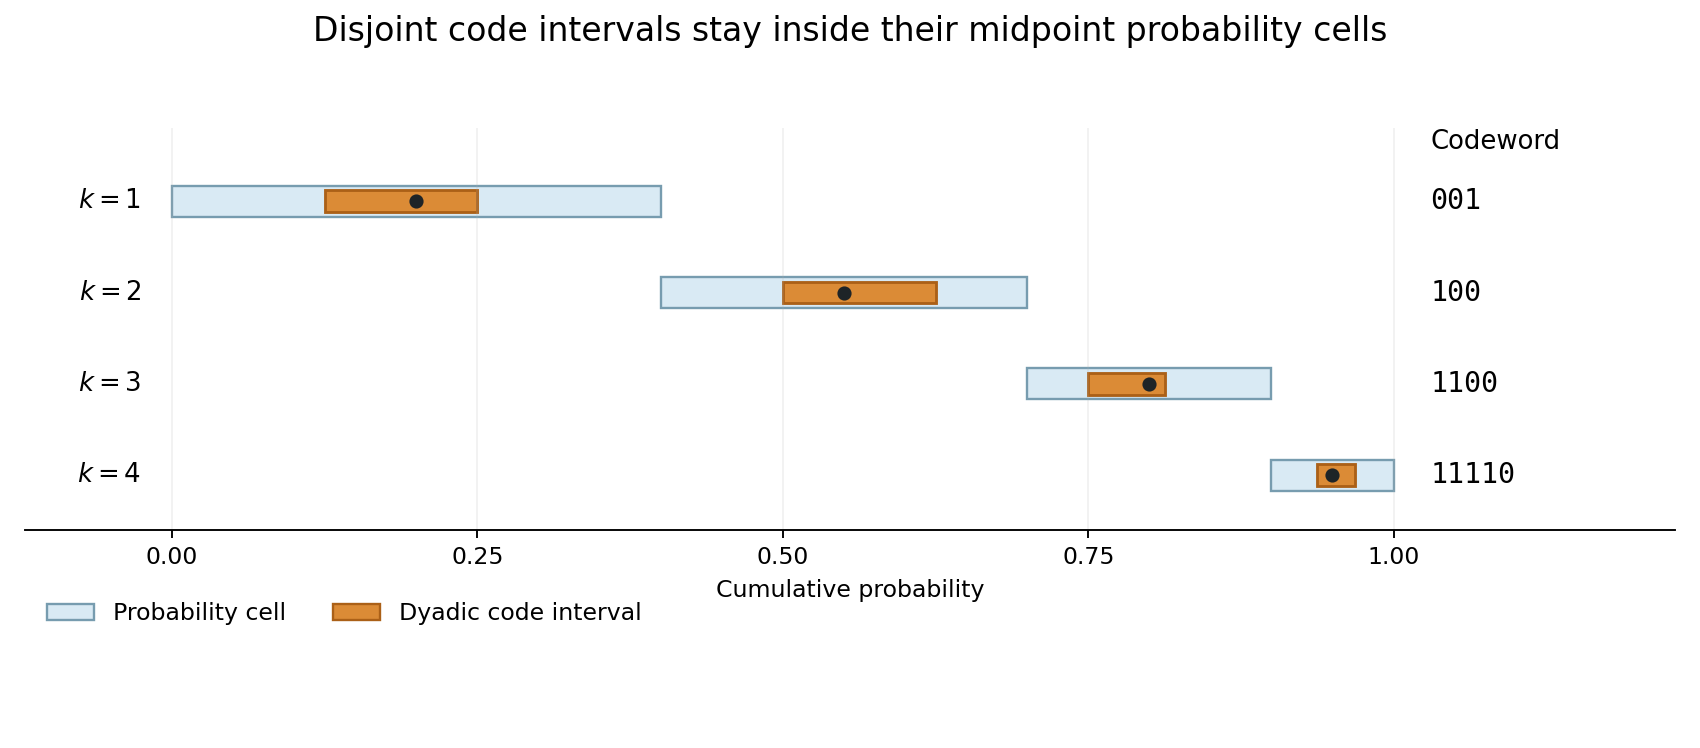

This figure's Python source:
"""Original midpoint-code diagram; Python 3.14 and Matplotlib 3.10.
The generated PNG is saved in the current directory.
"""
from pathlib import Path
from fractions import Fraction
from math import ceil,log2
import matplotlib.pyplot as plt
from matplotlib.patches import Rectangle,Patch
probs=[Fraction(2,5),Fraction(3,10),Fraction(1,5),Fraction(1,10)]
fig,ax=plt.subplots(figsize=(10,4.4),facecolor='white');ax.set_facecolor('white')
f=Fraction(0)
for k,p in enumerate(probs,1):
 g=f+p/2;ell=ceil(-log2(float(p)))+1;index=(g.numerator*2**ell)//g.denominator;left=Fraction(index,2**ell);width=Fraction(1,2**ell);y=5-k
 ax.add_patch(Rectangle((float(f),y-.17),float(p),.34,facecolor='#d9eaf4',edgecolor='#779caf',lw=1))
 ax.add_patch(Rectangle((float(left),y-.12),float(width),.24,facecolor='#db8b36',edgecolor='#ab6017',lw=1.2))
 ax.plot(float(g),y,'o',color='#1e2427',ms=5,zorder=4)
 ax.text(-.025,y,f'$k={k}$',ha='right',va='center',fontsize=11)
 ax.text(1.03,y,format(index,f'0{ell}b'),ha='left',va='center',fontsize=12,family='monospace')
 f+=p
ax.text(1.03,4.57,'Codeword',fontsize=11)
ax.set(xlim=(-.12,1.23),ylim=(.4,4.8),xticks=[0,.25,.5,.75,1],yticks=[],xlabel='Cumulative probability')
ax.spines[['top','right','left']].set_visible(False);ax.grid(axis='x',alpha=.17)
ax.legend(handles=[Patch(facecolor='#d9eaf4',edgecolor='#779caf',label='Probability cell'),Patch(facecolor='#db8b36',edgecolor='#ab6017',label='Dyadic code interval')],loc='lower left',bbox_to_anchor=(0,-.29),frameon=False,ncol=2)
fig.suptitle('Disjoint code intervals stay inside their midpoint probability cells',fontsize=14)
fig.tight_layout(rect=(0,.05,1,.94));fig.savefig(Path.cwd()/'2011-midpoint-prefix-code.png',dpi=170,facecolor='white')
